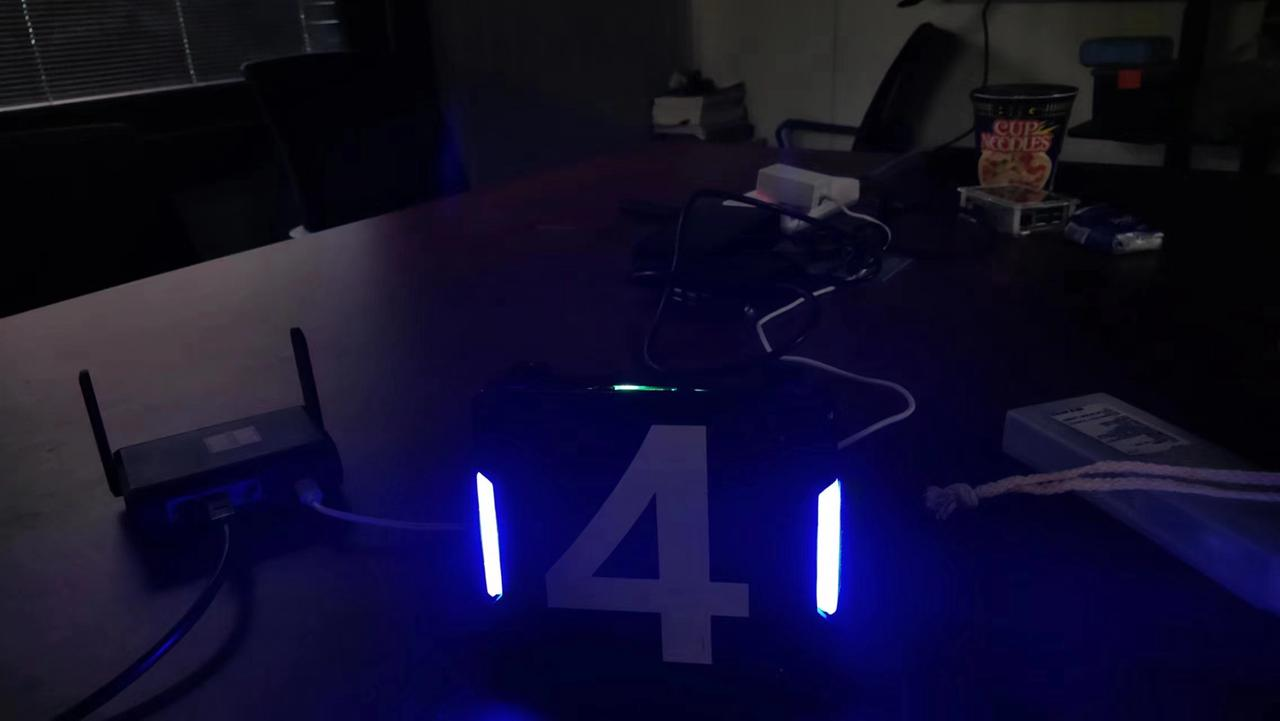
//> input picture img/test_1.jpg, 1280 x 721 px
$ ./lightbar_detection.   (built with g++ and OpenCV 4)
//> lines starting //> are read from the running program, lines starting //| are printed output that depends on the picture; after the words box and inside, x2 and y2 are one past the last pixel; in counts of white or black regions, pixels touching at a corner belong together
### part_3/visualize.hpp
#pragma once

#include "armor.hpp"
#include "lightbar.hpp"

#include <opencv2/opencv.hpp>
#include <vector>

// ==================== 可视化模块：把检测/配对结果画到图上 ====================
// 约定：所有函数只向传入的 img 上绘制，不修改原始图像数据（调用方自行保证传入副本）；
//       模块不依赖 iostream，不做任何控制台输出。

// 绘制单根灯条：蓝灯条画蓝框、红灯条画红框，中心画绿色实心点
void drawLightbars(cv::Mat &img, const std::vector<Lightbar> &lightbars);

// 绘制已配对的装甲板：两灯条四个端点连成绿色四边形，中心画点并标注 "Armor N"；
// 无配对时在左下角输出 "No armor detected" 提示
void drawArmors(cv::Mat &img, const std::vector<Armor> &armors);

### part_3/lightbar.hpp
#pragma once

#include <opencv2/opencv.hpp>
#include <vector>

// ==================== 灯条检测模块：数据结构与检测器 ====================

// 单根灯条的描述（由检测器输出，配对模块的输入）
struct Lightbar
{
    cv::RotatedRect rect; // 灯条的旋转矩形（minAreaRect 结果）
    cv::Point2f center;   // 灯条中心
    float length = 0.f;   // 长边长度（灯条沿自身方向的长度）
    float width = 0.f;    // 短边长度（灯条宽度）
    cv::Point2f axis;     // 长轴单位方向向量（由四点边长判定，规避 RotatedRect::angle 的版本差异）
    bool is_blue = false; // 颜色：true=蓝灯条，false=红灯条
    int id = 0;           // 序号（即检出顺序），方便调试与打印
};

// 灯条检测参数（默认值即原课程代码中的取值，可按图片调整）
struct LightbarParams
{
    double threshold = 200.0;      // 二值化阈值（THRESH_BINARY）
    double min_ratio = 3.0;        // 最小长宽比
    double max_ratio = 9.0;        // 最大长宽比
    double min_length = 5.0;       // 灯条最小长度（长边像素数）
    int min_contour_size = 18;     // 轮廓点数下限，太小的轮廓直接忽略
};

// 灯条检测器：输入 BGR 原图，输出若干根候选灯条（含颜色与几何信息）。
// 只做检测，不画图、不打印，便于直接移植到其他工程。
class LightbarDetector
{
public:
    LightbarDetector() = default;
    explicit LightbarDetector(const LightbarParams &params) : params_(params) {}

    // 设置/获取检测参数（例如按不同图片调整阈值）
    void setParams(const LightbarParams &params) { params_ = params; }
    const LightbarParams &params() const { return params_; }

    // 检测主入口：完整流程 = 灰度 → 二值化 → 找轮廓 → 几何筛选 → 颜色判别
    std::vector<Lightbar> detect(const cv::Mat &bgr_img) const;

private:
    // 逐轮廓：判断是否能构成灯条，能则填充 out，返回是否成功
    bool tryMakeLightbar(const cv::Mat &bgr_img, const std::vector<cv::Point> &contour,
                         int id, Lightbar &out) const;

    // 用灯条区域内所有像素的 B/R 通道均值判断颜色（比只看边界点更稳定）
    bool classifyIsBlue(const cv::Mat &bgr_img, const std::vector<cv::Point> &contour) const;

    // 由 minAreaRect 结果构造 Lightbar（长轴方向用四点最长边判定，不依赖 RotatedRect::angle）
    static Lightbar makeLightbar(const cv::RotatedRect &rect, bool is_blue, int id);

    LightbarParams params_; // 检测参数
};

### part_3/armor.hpp
#pragma once

#include "lightbar.hpp"

#include <opencv2/opencv.hpp>
#include <vector>

// ==================== 装甲板配对模块：数据结构与配对器 ====================

// 一块装甲板 = 配对成功的左右两根灯条（left 在左、right 在右，按 x 坐标排好）
struct Armor
{
    Lightbar left;
    Lightbar right;
};

// 配对参数（集中在此处，便于按不同图片微调；默认值即原单文件版本的取值）
struct ArmorParams
{
    float max_len_diff_ratio = 0.35f; // 长度差/较长者 的允许上限（两灯条长度需接近）
    float min_dist_ratio = 0.8f;      // 中心距/平均长度 的下限（太近不算一块板）
    float max_dist_ratio = 4.5f;      // 中心距/平均长度 的上限（太远不算一块板）
    float ideal_dist_ratio = 2.6f;    // 理想间距比（按实测测试图 ≈2.6~2.8 取值，用于打分，越接近越优）
    float max_parallel_err = 0.2f;    // 平行误差上限（对应两长轴夹角约 11.5°）
    float max_perp_err = 0.35f;       // 垂直误差上限（对应中心连线与长轴夹角约 20°）
    // 得分项权重（默认均为 1.0，按需调整可改变各项判据的话语权）
    float w_len_diff = 1.0f;          // 长度差
    float w_parallel = 1.0f;          // 平行误差
    float w_perp = 1.0f;              // 垂直误差
    float w_dist = 1.0f;              // 间距偏离理想值
};

// 装甲板配对器：输入若干灯条，输出配对成功的装甲板列表。
// 只做几何配对，不画图、不打印，便于直接移植到其他工程。
class ArmorMatcher
{
public:
    ArmorMatcher() = default;
    explicit ArmorMatcher(const ArmorParams &params) : params_(params) {}

    // 设置/获取配对参数
    void setParams(const ArmorParams &params) { params_ = params; }
    const ArmorParams &params() const { return params_; }

    // 配对主入口：所有候选对按得分从优到劣贪心一对一，每根灯条最多属于一块装甲板
    std::vector<Armor> match(const std::vector<Lightbar> &bars) const;

    // 计算两根灯条构成装甲板的得分：返回 -1 表示不满足硬判据；否则得分越小越优。
    // 公开此方法是为了让调用方打印得分时与配对内部使用完全一致的参数。
    float pairScore(const Lightbar &a, const Lightbar &b) const;

private:
    ArmorParams params_; // 配对参数
};

// 计算一块装甲板的 4 个角点（四边形顶点）：
// 每根灯条取长轴方向的两个端点，共 4 个点；
// 返回顺序固定为 [左上, 右上, 右下, 左下]，
// 供调用方打印与绘图共用，保证"打印的坐标"就是"图上画的顶点"。
std::vector<cv::Point2f> armorCorners(const Lightbar &left, const Lightbar &right);

### part_3/visualize.cpp
#include "visualize.hpp"

#include <algorithm>
#include <string>

// ==================== 可视化模块实现 ====================

void drawLightbars(cv::Mat &img, const std::vector<Lightbar> &lightbars)
{
    for (const auto &bar : lightbars)
    {
        // 蓝灯条画蓝框，红灯条画红框
        const cv::Scalar color = bar.is_blue ? cv::Scalar(255, 0, 0) : cv::Scalar(0, 0, 255);

        // 绘制旋转矩形
        cv::Point2f vertices[4];
        bar.rect.points(vertices);
        for (int i = 0; i < 4; i++)
            cv::line(img, vertices[i], vertices[(i + 1) % 4], color, 3, cv::LINE_AA);

        cv::circle(img, bar.rect.center, 3, cv::Scalar(0, 255, 0), -1); // 中心点
    }
}

void drawArmors(cv::Mat &img, const std::vector<Armor> &armors)
{
    if (armors.empty())
    {
        // 没有配对成功的装甲板时给个文字提示，便于确认这一环节确实跑了
        cv::putText(img, "No armor detected", cv::Point(15, img.rows - 15),
                    cv::FONT_HERSHEY_SIMPLEX, 0.8, cv::Scalar(0, 255, 255), 2, cv::LINE_AA);
        return;
    }

    // 绿色：装甲板轮廓（与单灯条的红/蓝框区分开）
    const cv::Scalar armor_color(0, 255, 0);
    for (size_t k = 0; k < armors.size(); ++k)
    {
        // 四个顶点：[左上, 右上, 右下, 左下]（与调用方打印的坐标完全一致）
        const std::vector<cv::Point2f> corners = armorCorners(armors[k].left, armors[k].right);

        // polylines 要求整数点集（CV_32S），先四舍五入转换
        std::vector<cv::Point> int_corners;
        int_corners.reserve(corners.size());
        for (const auto &p : corners)
            int_corners.push_back(cv::Point(cvRound(p.x), cvRound(p.y)));

        // 用 polylines 一次画闭合四边形（isClosed=true 自动首尾相连）
        cv::polylines(img, int_corners, /*isClosed=*/true, armor_color, 2, cv::LINE_AA);

        // 板中心 = 四个顶点的形心（均值），画实心点 + 编号文字
        cv::Point2f center(0.f, 0.f);
        float top_y = corners[0].y; // 四边形最高点 y，用于把文字放在框上方
        for (const auto &p : corners)
        {
            center += p;
            top_y = std::min(top_y, p.y);
        }
        center *= 0.25f;
        cv::circle(img, center, 4, armor_color, cv::FILLED, cv::LINE_AA);

        const std::string label = "Armor " + std::to_string(k + 1);
        int base_line = 0;
        cv::Size text_size = cv::getTextSize(label, cv::FONT_HERSHEY_SIMPLEX, 0.6, 2, &base_line);
        // 文字放在四边形上方水平居中，并保证不超出图像上边界
        cv::Point org(static_cast<int>(center.x - text_size.width / 2.f),
                      std::max(text_size.height + 4, static_cast<int>(top_y) - 8));
        cv::putText(img, label, org, cv::FONT_HERSHEY_SIMPLEX, 0.6, armor_color, 2, cv::LINE_AA);
    }
}

### part_3/lightbar.cpp
#include "lightbar.hpp"

#include <algorithm>
#include <cmath>

// 灯条检测模块

std::vector<Lightbar> LightbarDetector::detect(const cv::Mat &bgr_img) const
{
    std::vector<Lightbar> lightbars;

    // 转灰度
    cv::Mat gray_img;
    cv::cvtColor(bgr_img, gray_img, cv::COLOR_BGR2GRAY);

    // 二值化
    cv::Mat binary_img;
    cv::threshold(gray_img, binary_img, params_.threshold, 255, cv::THRESH_BINARY);

    // 找外轮廓
    std::vector<std::vector<cv::Point>> contours;
    cv::findContours(binary_img, contours, cv::RETR_EXTERNAL, cv::CHAIN_APPROX_SIMPLE);

    // 遍历轮廓,尝试构造灯条
    for (const auto &contour : contours)
    {
        Lightbar bar;
        if (tryMakeLightbar(bgr_img, contour, static_cast<int>(lightbars.size()), bar))
            lightbars.push_back(bar);
    }
    return lightbars;
}

bool LightbarDetector::tryMakeLightbar(const cv::Mat &bgr_img,
                                       const std::vector<cv::Point> &contour,
                                       int id, Lightbar &out) const
{
    if (static_cast<int>(contour.size()) < params_.min_contour_size)
        return false; // 将太小的轮廓忽略

    const cv::RotatedRect rect = cv::minAreaRect(contour);

    // 计算长宽
    const float width = std::min(rect.size.width, rect.size.height);
    const float height = std::max(rect.size.width, rect.size.height);
    if (width <= 0.f)
        return false; // 防止除零

    const float ratio = height / width; // 长宽比恒大于 1

    // 几何筛选
    if (!(ratio > params_.min_ratio && ratio < params_.max_ratio &&
          height > params_.min_length))
        return false;

    // 颜色判别
    const bool is_blue = classifyIsBlue(bgr_img, contour);

    out = makeLightbar(rect, is_blue, id);
    return true;
}

bool LightbarDetector::classifyIsBlue(const cv::Mat &bgr_img,
                                      const std::vector<cv::Point> &contour) const
{
    // 用灯条区域内所有像素的均值比较 蓝/红 通道
    cv::Mat mask = cv::Mat::zeros(bgr_img.size(), CV_8UC1);
    cv::drawContours(mask, std::vector<std::vector<cv::Point>>{contour}, 0,
                     cv::Scalar(255), cv::FILLED);
    const cv::Scalar mean = cv::mean(bgr_img, mask);
    return mean[0] > mean[2]; // B > R -> 蓝色
}

Lightbar LightbarDetector::makeLightbar(const cv::RotatedRect &rect, bool is_blue, int id)
{
    Lightbar bar;
    bar.rect = rect;
    bar.center = rect.center;
    bar.length = std::max(rect.size.width, rect.size.height);
    bar.width = std::min(rect.size.width, rect.size.height);
    bar.is_blue = is_blue;
    bar.id = id;

    // 取出四个角点，找出最长边（即长轴方向）
    cv::Point2f pts[4];
    rect.points(pts);
    cv::Point2f best(0.f, 0.f);
    float best_len = 0.f;
    for (int i = 0; i < 4; ++i)
    {
        const cv::Point2f d = pts[(i + 1) % 4] - pts[i];
        const float len = std::sqrt(d.x * d.x + d.y * d.y);
        if (len > best_len)
        {
            best_len = len;
            best = d;
        }
    }
    // 归一化成单位方向向量
    if (best_len > 1e-6f)
        bar.axis = best / best_len;
    else
        bar.axis = cv::Point2f(0.f, 1.f);
    return bar;
}

### part_3/armor.cpp
#include "armor.hpp"

#include <algorithm>
#include <cmath>

// 装甲板配对模块实现思路:

// 提取单根灯条长轴方向的两个中点作为两个端点
static void barEndpoints(const Lightbar &bar, const cv::Point2f &perp,
                         cv::Point2f &up, cv::Point2f &down)
{
    cv::Point2f pts[4];
    bar.rect.points(pts);
    // 按在 perp 上的投影值升序排列（投影值 = 角点与 perp 的点积）
    std::sort(pts, pts + 4, [&perp](const cv::Point2f &a, const cv::Point2f &b) {
        return (a.x * perp.x + a.y * perp.y) < (b.x * perp.x + b.y * perp.y);
    });
    down = 0.5f * (pts[0] + pts[1]); // 投影最小的两个角点 -> 下端中点
    up = 0.5f * (pts[2] + pts[3]);   // 投影最大的两个角点 -> 上端中点
}

std::vector<cv::Point2f> armorCorners(const Lightbar &left, const Lightbar &right)
{
    // 两灯条中心连线的方向向量及其垂线
    const cv::Point2f dc = right.center - left.center;
    const float dist = std::max(std::sqrt(dc.x * dc.x + dc.y * dc.y), 1e-6f); // 防除零
    const cv::Point2f dir = dc / dist;
    cv::Point2f perp(-dir.y, dir.x);   // 与连线垂直的单位向量
    if (perp.y > 0.f)
        perp = -perp; // 让 perp 指向y 减小方向，保证"上端"确为"视觉上的上方"

    cv::Point2f lt, lb, rt, rb;
    barEndpoints(left, perp, lt, lb);  // 左灯条的上、下端
    barEndpoints(right, perp, rt, rb); // 右灯条的上、下端

    return {lt, rt, rb, lb}; // 左上 -> 右上 -> 右下 -> 左下
}

float ArmorMatcher::pairScore(const Lightbar &a, const Lightbar &b) const
{
    // 判据 1：颜色一致
    if (a.is_blue != b.is_blue)
        return -1.f;

    // 判据 2：长度接近
    const float max_len = std::max(a.length, b.length);
    if (max_len <= 2e-6f)
        return -1.f;
    const float len_diff = std::fabs(a.length - b.length) / max_len;
    if (len_diff > params_.max_len_diff_ratio)
        return -1.f;

    // 判据 3：距离合理 (中心距与平均长度之比要落在合理区间)
    const cv::Point2f dc = b.center - a.center;
    const float dist = std::sqrt(dc.x * dc.x + dc.y * dc.y);
    const float avg_len = 0.5f * (a.length + b.length);
    if (avg_len <= 2e-6f)
        return -1.f;
    const float dist_ratio = dist / avg_len;
    if (dist_ratio < params_.min_dist_ratio || dist_ratio > params_.max_dist_ratio)
        return -1.f;

    // 判据 4：斜率接近
    const float cross = std::fabs(a.axis.x * b.axis.y - a.axis.y * b.axis.x);
    if (cross > params_.max_parallel_err)
        return -1.f;

    // 判据 5："并排"检测 (两灯条中心连线要近似垂直于长轴)
    const cv::Point2f dir = dc / std::max(dist, 2e-6f); // 连线方向单位向量
    const float dot = std::fabs(dir.x * a.axis.x + dir.y * a.axis.y);
    if (dot > params_.max_perp_err)
        return -1.f;

    // 对全部硬判据计算加权得分，越小越优
    const float dist_err = std::fabs(dist_ratio - params_.ideal_dist_ratio) / params_.ideal_dist_ratio;
    return params_.w_len_diff * len_diff + params_.w_parallel * cross +
           params_.w_perp * dot + params_.w_dist * dist_err;
}

std::vector<Armor> ArmorMatcher::match(const std::vector<Lightbar> &bars) const
{
    // 候选对：{得分, 灯条 i, 灯条 j}
    struct Candidate
    {
        float score;
        int i;
        int j;
    };
    std::vector<Candidate> candidates;
    for (size_t i = 0; i < bars.size(); ++i)
    {
        for (size_t j = i + 1; j < bars.size(); ++j)
        {
            const float s = pairScore(bars[i], bars[j]);
            if (s >= 0.f)
                candidates.push_back({s, static_cast<int>(i), static_cast<int>(j)});
        }
    }

    // 得分升序
    std::sort(candidates.begin(), candidates.end(),
              [](const Candidate &a, const Candidate &b) { return a.score < b.score; });

    std::vector<bool> used(bars.size(), false);
    std::vector<Armor> armors;
    for (const auto &c : candidates)
    {
        if (used[c.i] || used[c.j])
            continue; // 保证一对一
        used[c.i] = true;
        used[c.j] = true;
        // 统一按 x 坐标摆放：左灯条在前、右灯条在后
        Armor armor;
        if (bars[c.i].center.x <= bars[c.j].center.x)
            armor = {bars[c.i], bars[c.j]};
        else
            armor = {bars[c.j], bars[c.i]};
        armors.push_back(armor);
    }

    // 按装甲板中心 x 坐标从左到右排序
    std::sort(armors.begin(), armors.end(), [](const Armor &a, const Armor &b) {
        return 0.5f * (a.left.center.x + a.right.center.x) <
               0.5f * (b.left.center.x + b.right.center.x);
    });
    return armors;
}

### src/lightbar_detection..cpp
#include "armor.hpp"
#include "lightbar.hpp"
#include "visualize.hpp"

#include <algorithm>
#include <cmath>
#include <cstdlib>
#include <iomanip>
#include <iostream>
#include <opencv2/opencv.hpp>
#include <string>
#include <vector>

// 默认图片路径
static const std::string kDefaultImagePath =
    "/home/jay/Desktop/auto_aim_homework/tradition/img/test_1.jpg";

// 结果图保存路径
static const std::string kOutputImagePath =
    "/home/jay/Desktop/auto_aim_homework/tradition/lightbar_result.jpg";

//主流程：读图 -> 灯条检测 -> 装甲板配对 -> 可视化
int main(int argc, char **argv)
{
    // 读图 (没传参数就用默认绝对路径)
    std::string inPath = (argc >= 2) ? std::string(argv[1]) : kDefaultImagePath;
    std::cout << "Input image path: " << inPath << std::endl;
    std::cout << "Usage: " << argv[0] << " [input_image]  (默认使用 " << kDefaultImagePath << ")" << std::endl;

    // 读取图片
    cv::Mat bgr_img = cv::imread(inPath, cv::IMREAD_COLOR);
//> bgr_img is the input picture: 721 rows x 1280 cols, CV_8UC3; mean B, G, R 44.1, 15.5, 18.3
    if (bgr_img.empty())
    {
        std::cerr << "fail to load image: " << inPath << std::endl;
        return -1;
    }
    std::cout << "Image size: " << bgr_img.cols << "x" << bgr_img.rows << std::endl;
//| Image size: 1280x721

    // 灯条检测
    // LightbarDetector 内部完成：灰度 -> 二值化 -> 找轮廓 -> 几何筛选 -> 颜色判别
    const LightbarDetector detector; // 使用 LightbarParams 默认参数
    const std::vector<Lightbar> lightbars = detector.detect(bgr_img);
//> in detect, `cv::cvtColor(bgr_img, gray_img, cv::COLOR_BGR2GRAY);`:
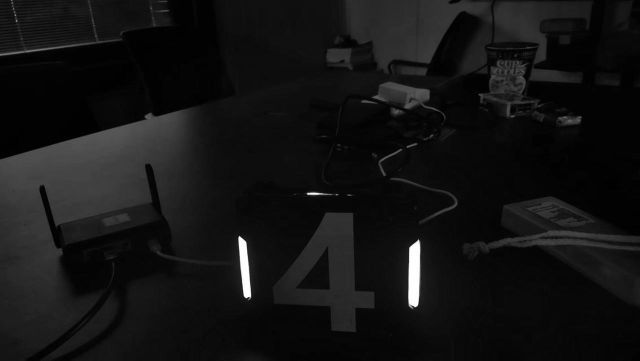
//> gray_img: 721 rows x 1280 cols, CV_8UC1 (shown at 1/2 size); min 0, max 255, mean 19.6
//> in detect, `cv::threshold(gray_img, binary_img, params_.threshold, 255, cv::THRESH..`:
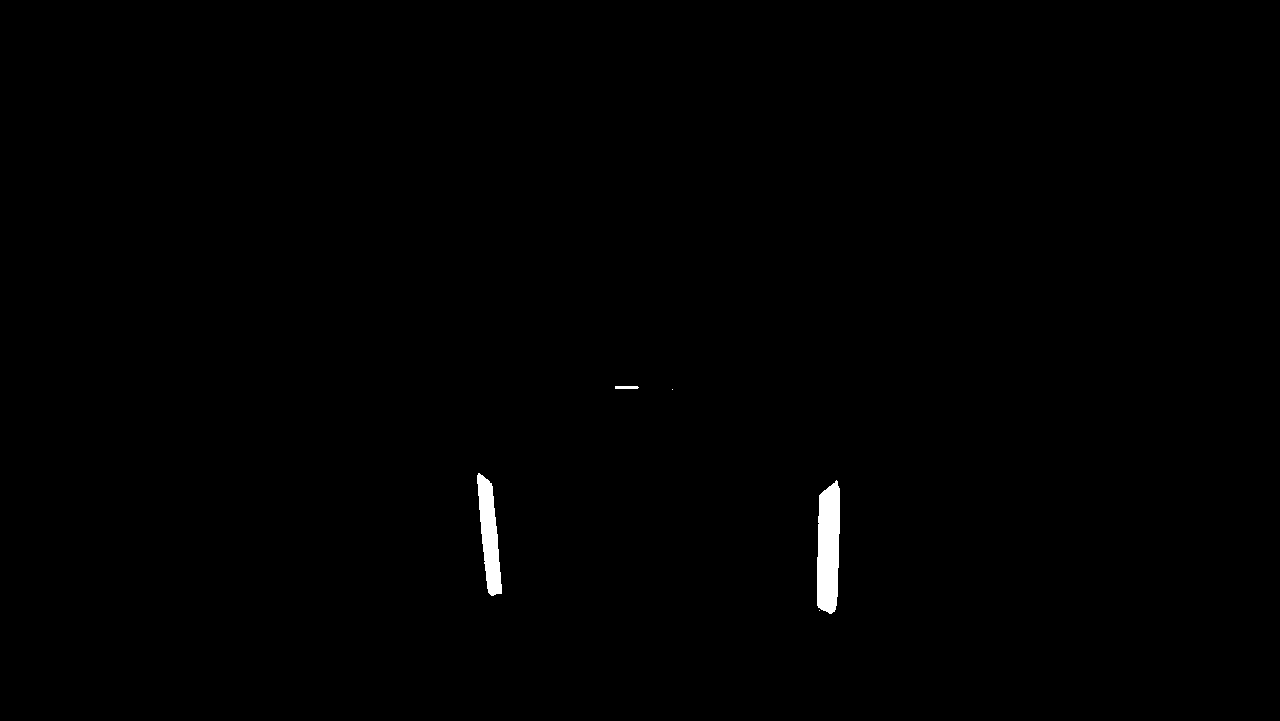
//> binary_img: 721 rows x 1280 cols, CV_8UC1; 0.48% white; 5 white regions (2 under 20 px)
//> in detect, `cv::findContours(binary_img, contours, cv::RETR_EXTERNAL, cv::CHAIN_AP..`: contours = 5 contours, 2 with area under 20; largest, box (x1, y1, x2, y2) and area: (817, 480, 840, 614) 2470, (477, 473, 502, 596) 1646, (615, 386, 639, 389) 45
//> the loop in detect, `for (const auto &contour : contours)` made 5 passes
//> contour on passes 1, 4: 1 Point (x, y): [819, 610], 1 Point (x, y): [672, 389]
//> (the rest of the program and of its run is left out)
